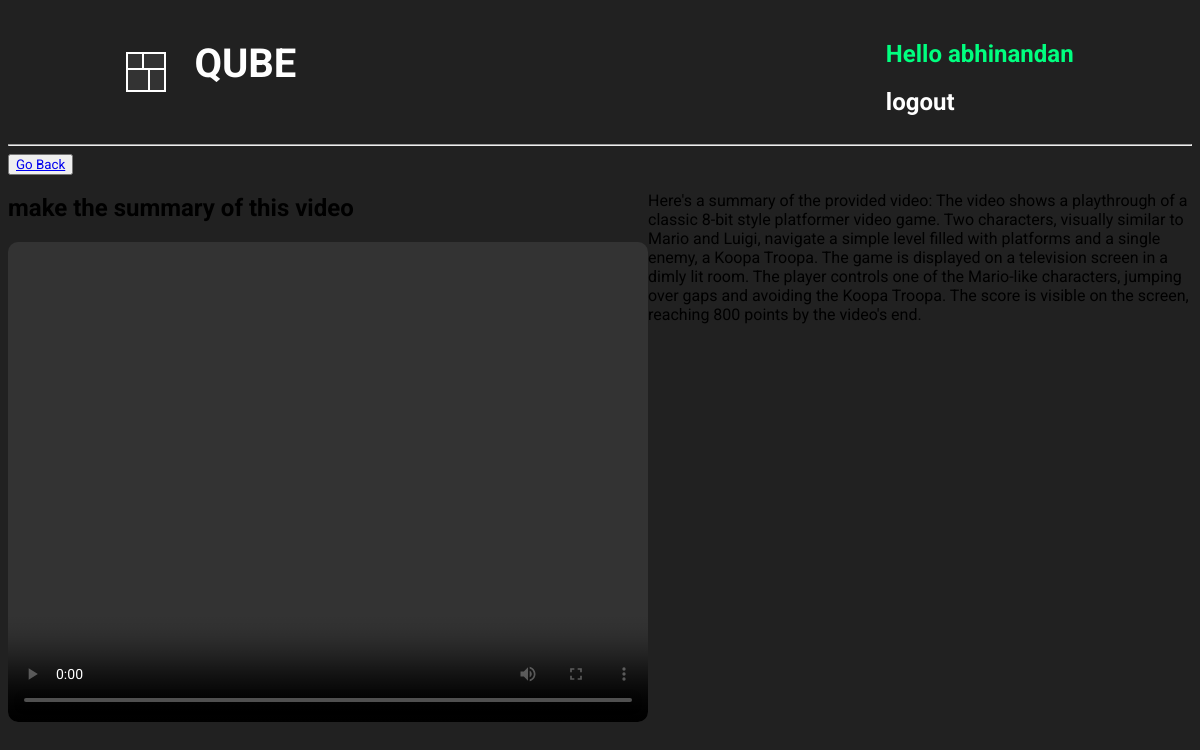
The app's page /qubeVideoFullResponse/5/ (signed in) with its own data.
### base/models.py (models this page shows, shortened)
class QubeVideoModelHistory(models.Model):
    user = models.ForeignKey(
        User, on_delete=models.CASCADE, related_name='qube_vision_video')
    user_text_prompt = models.TextField()
    user_video_prompt = models.FileField(
        upload_to='videos/', null=True, blank=True)
    model_response = models.TextField()
    created = models.DateField(auto_now_add=True)

### base/views.py (the view)
# urls.py: path('qubeVideoFullResponse/<str:pk>/',
@login_required(login_url='loginUser')
def qubeVideoFullResponse(request, pk):
    qube_video_full = QubeVideoModelHistory.objects.get(id=pk)
    context = {'qube_video_full': qube_video_full}
    return render(request, 'base/qube_video_fullResponse.html', context)

### base/templates/base/qube_video_fullResponse.html (shortened to what this page needs)
{% extends 'main.html' %}
{% block content %}
<div>
    <button><a href="{% url 'qubeVisionVideoQuery' %}">Go Back</a></button>
</div>
<div class="video-full-response">
    <div>
        <h2>{{ qube_video_full.user_text_prompt }}</h2>
        <video src="{{ qube_video_full.user_video_prompt.url }}"
            style="width: 640px; height: 480px; border-radius: 10px;" controls> </video>
    </div>
    <div>
        <p>{{ qube_video_full.model_response }}</p>
    </div>
</div>
{% endblock %}

### templates/navbar.html (shortened to what this page needs)
<div class="navbar-container">
    <div class="QUBE_logo_link">
        <div class="cube-loader">
            <div class="cube cube1"></div>
            <div class="cube cube2"></div>
            <div class="cube cube3"></div>
            <div class="cube cube4"></div>
        </div>
        <div class="qube_text">
            <h1><a href="{% url 'home' %}">QUBE</a></h1>
        </div>
    </div>
    <div class="login_section">
        {% if request.user.is_authenticated %}
        <div class="after_user_login">
            <div class="hello_user">
                <h2> Hello {{ request.user }} </h2>
            </div>
            <div class="hello_user_logout">
                <h2><a href="{% url 'logoutUser' %}">logout</a></h2>
            </div>
        </div>
        {% else %}
        <div class="before_user_login">
            <h2><a href="{% url 'loginUser' %}">Login</a></h2>
        </div>
        {% endif %}
    </div>
</div>
<hr>

### static/styles/main.css (style rules this page uses)
* { font-family: "Roboto", serif; }
body { background-color:#212121; }
.cube-loader { position: relative; width: 40px; height: 40px; margin: auto; }
.cube { position: absolute; width: 50%; height: 50%; background-color: #333; border: 2px solid #fff; animation: foldCube 2.4s infinite linear; }
.cube1 { top: 0; left: 0; transform-origin: 100% 100%; }
.cube2 { top: 0; right: 0; transform-origin: 0 100%; }
.cube3 { bottom: 0; right: 0; transform-origin: 0 0; }
.cube4 { bottom: 0; left: 0; transform-origin: 100% 0; }
.cube1 { animation-delay: 0.3s; }
.cube2 { animation-delay: 0.6s; }
.cube3 { animation-delay: 0.9s; }
.cube4 { animation-delay: 1.2s; }
.QUBE_logo_link { display: flex; justify-content: space-between; gap: 20px; margin-left: 10%; }
.qube_text { margin-top: 6%; font-size: 20px; padding-left: 8px; padding-right: 8px; padding-top: 5px; margin-top: 0px; }
.qube_text a { text-decoration: none; color: white; transition: all 0.3s ease; }
.login_section { margin-right: 10%; padding-top: 1%; }
.hello_user { color: springgreen; }
.hello_user_logout a { text-decoration: none; color: white; transition: all 0.3s ease; }

### base/templates/base/qube_video_fullResponse.html (style rules this page uses)
.video-full-response { display: grid; grid-template-columns: 1fr 1fr; }

### templates/navbar.html (style rules this page uses)
.navbar-container { display: flex; justify-content: space-between; }

### records on screen
QubeVideoModelHistory: user_text_prompt "make the summary of this video", model_response "Here's a summary of the provided video: The video shows a playthrough of a classic 8-bit style platformer video game. Two characters, visually similar to Mario and Luigi, navigate a simple level filled with platforms and a single enemy, a Koopa Troopa. The game is displayed on a television screen in a dimly lit room. The player controls one of the Mario-like characters, jumping over gaps and avoiding the Koopa Troopa. The score is visible on the screen, reaching 800 points by the video's end."

### other values on screen
{{ request.user }} "abhinandan"
